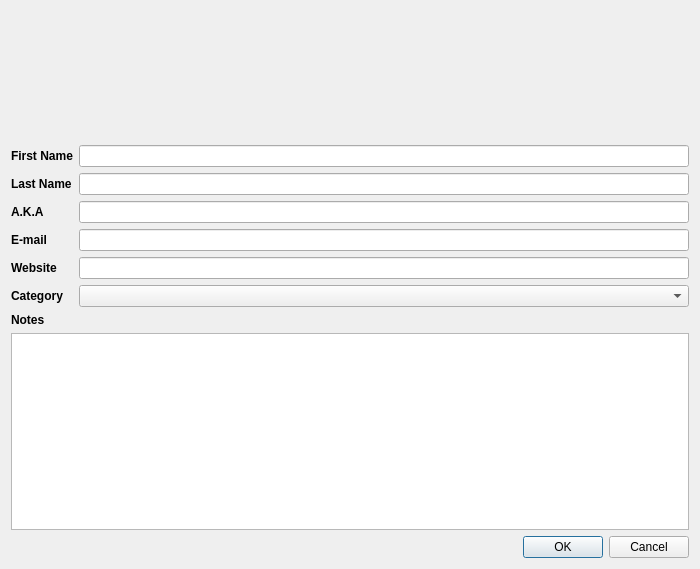
<?xml version="1.0" encoding="UTF-8"?>
<ui version="4.0">
 <class>InsertDialog</class>
 <widget class="QDialog" name="InsertDialog">
  <property name="geometry">
   <rect>
    <x>0</x>
    <y>0</y>
    <width>700</width>
    <height>569</height>
   </rect>
  </property>
  <property name="windowTitle">
   <string>Dialog</string>
  </property>
  <layout class="QVBoxLayout" name="verticalLayout">
   <item>
    <widget class="QPushButton" name="portraitButton">
     <property name="minimumSize">
      <size>
       <width>128</width>
       <height>128</height>
      </size>
     </property>
     <property name="maximumSize">
      <size>
       <width>128</width>
       <height>128</height>
      </size>
     </property>
     <property name="icon">
      <iconset resource="resources.qrc">
       <normaloff>:/pixmaps/user_unknown.png</normaloff>:/pixmaps/user_unknown.png</iconset>
     </property>
     <property name="iconSize">
      <size>
       <width>128</width>
       <height>128</height>
      </size>
     </property>
     <property name="flat">
      <bool>true</bool>
     </property>
    </widget>
   </item>
   <item>
    <layout class="QFormLayout" name="formLayout">
     <item row="0" column="0">
      <widget class="QLabel" name="field1Label_2">
       <property name="font">
        <font>
         <weight>75</weight>
         <bold>true</bold>
        </font>
       </property>
       <property name="text">
        <string>First Name</string>
       </property>
      </widget>
     </item>
     <item row="0" column="1">
      <widget class="QLineEdit" name="firstName"/>
     </item>
     <item row="1" column="0">
      <widget class="QLabel" name="field3Label">
       <property name="font">
        <font>
         <weight>75</weight>
         <bold>true</bold>
        </font>
       </property>
       <property name="text">
        <string>Last Name</string>
       </property>
      </widget>
     </item>
     <item row="1" column="1">
      <widget class="QLineEdit" name="lastName"/>
     </item>
     <item row="2" column="0">
      <widget class="QLabel" name="field4Label">
       <property name="font">
        <font>
         <weight>75</weight>
         <bold>true</bold>
        </font>
       </property>
       <property name="text">
        <string>A.K.A</string>
       </property>
      </widget>
     </item>
     <item row="2" column="1">
      <widget class="QLineEdit" name="aka"/>
     </item>
     <item row="3" column="0">
      <widget class="QLabel" name="field5Label">
       <property name="font">
        <font>
         <weight>75</weight>
         <bold>true</bold>
        </font>
       </property>
       <property name="text">
        <string>E-mail</string>
       </property>
      </widget>
     </item>
     <item row="3" column="1">
      <widget class="QLineEdit" name="email"/>
     </item>
     <item row="4" column="0">
      <widget class="QLabel" name="field6Label">
       <property name="font">
        <font>
         <weight>75</weight>
         <bold>true</bold>
        </font>
       </property>
       <property name="text">
        <string>Website</string>
       </property>
      </widget>
     </item>
     <item row="4" column="1">
      <widget class="QLineEdit" name="webSite"/>
     </item>
     <item row="5" column="0">
      <widget class="QLabel" name="field1Label">
       <property name="font">
        <font>
         <weight>75</weight>
         <bold>true</bold>
        </font>
       </property>
       <property name="text">
        <string>Category</string>
       </property>
      </widget>
     </item>
     <item row="5" column="1">
      <widget class="QComboBox" name="categoryComboBox"/>
     </item>
    </layout>
   </item>
   <item>
    <widget class="QLabel" name="label">
     <property name="font">
      <font>
       <weight>75</weight>
       <bold>true</bold>
      </font>
     </property>
     <property name="text">
      <string>Notes</string>
     </property>
    </widget>
   </item>
   <item>
    <widget class="QPlainTextEdit" name="notesPlainTextEdit"/>
   </item>
   <item>
    <widget class="QDialogButtonBox" name="buttonBox">
     <property name="orientation">
      <enum>Qt::Horizontal</enum>
     </property>
     <property name="standardButtons">
      <set>QDialogButtonBox::Cancel|QDialogButtonBox::Ok</set>
     </property>
    </widget>
   </item>
  </layout>
 </widget>
 <resources>
  <include location="resources.qrc"/>
 </resources>
 <connections>
  <connection>
   <sender>buttonBox</sender>
   <signal>accepted()</signal>
   <receiver>InsertDialog</receiver>
   <slot>accept()</slot>
   <hints>
    <hint type="sourcelabel">
     <x>248</x>
     <y>254</y>
    </hint>
    <hint type="destinationlabel">
     <x>157</x>
     <y>274</y>
    </hint>
   </hints>
  </connection>
  <connection>
   <sender>buttonBox</sender>
   <signal>rejected()</signal>
   <receiver>InsertDialog</receiver>
   <slot>reject()</slot>
   <hints>
    <hint type="sourcelabel">
     <x>316</x>
     <y>260</y>
    </hint>
    <hint type="destinationlabel">
     <x>286</x>
     <y>274</y>
    </hint>
   </hints>
  </connection>
 </connections>
</ui>
